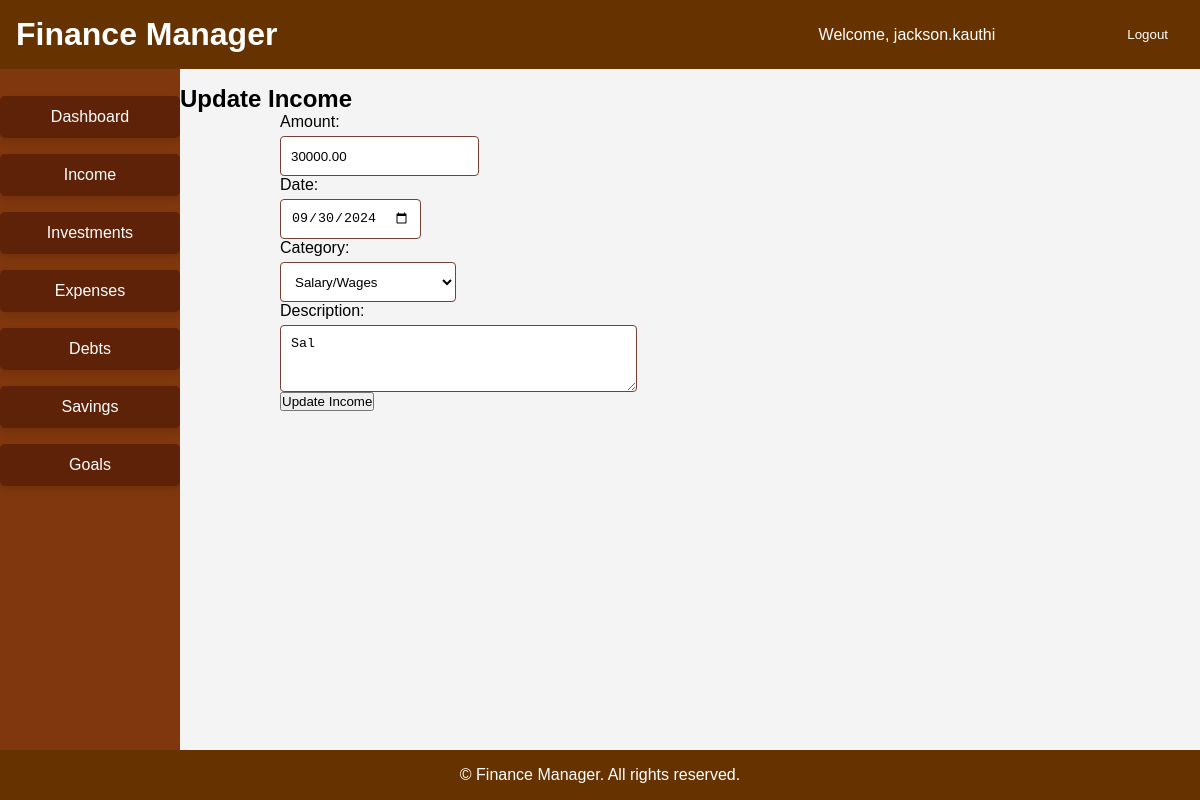
Before: /income/update_income/7/ (signed in) with the older database file.
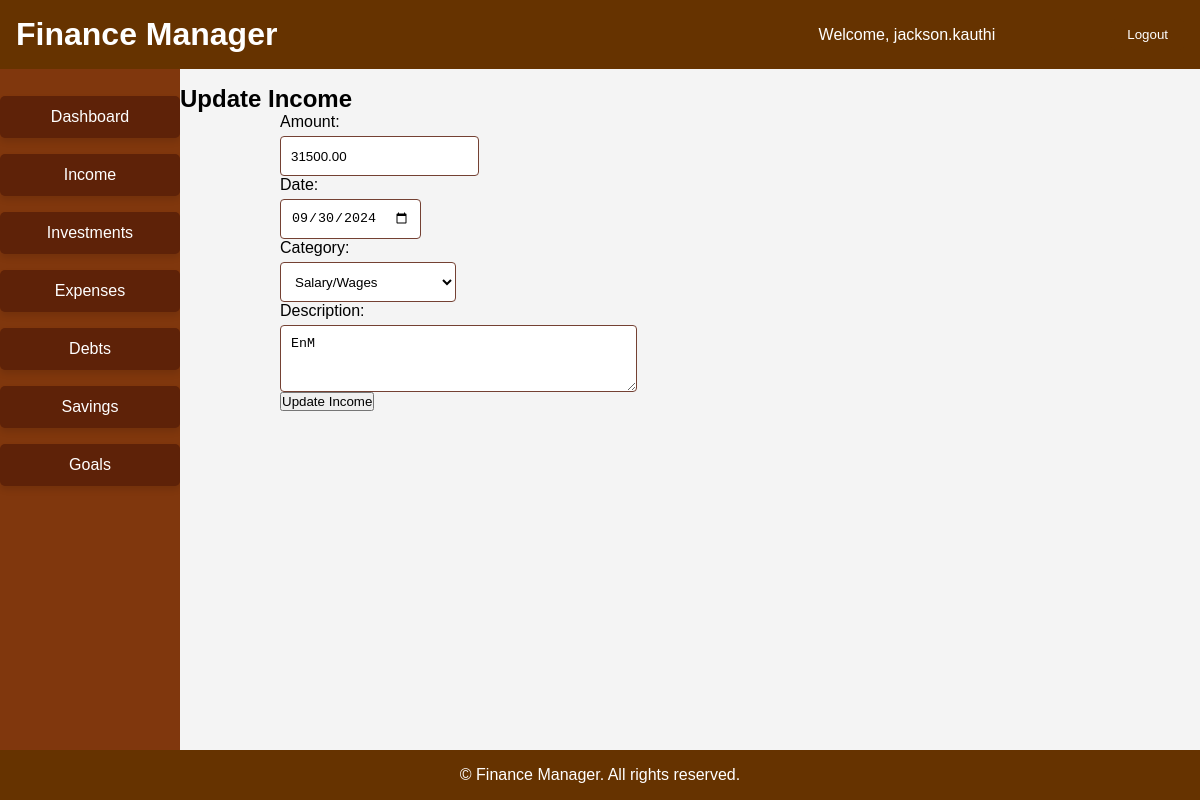
After: the same page with the newer database file.
### income/models.py (models this page shows, shortened)
class Income(models.Model):
    CATEGORY_CHOICES = [
        ('Salary', 'Salary/Wages'),
        ('Bonus', 'Bonuses'),
        ('Interest', 'Interest Income'),
        ('Dividend', 'Dividends'),
        ('Rental', 'Rental Income'),
        ('Freelance', 'Freelance/Gig Income'),
        ('Other', 'Other Income Sources'),
    ]
    user = models.ForeignKey(User, on_delete=models.CASCADE)
    amount = models.DecimalField(max_digits=10, decimal_places=2)
    date = models.DateField()
    category = models.CharField(max_length=50, choices=CATEGORY_CHOICES)
    description = models.TextField(blank=True, null=True)

### income/views.py (the view)
# urls.py: path('update_income/<int:pk>/', views.update_income, name='update_income'),
@login_required
def update_income(request, pk):
    income = get_object_or_404(Income, pk=pk, user=request.user)
    if request.method == 'POST':
        form = IncomeForm(request.POST, instance=income)
        if form.is_valid():
            form.save()
            return redirect('income_list')
    else:
        form = IncomeForm(instance=income)
    return render(request, 'income/update_income.html', {'form': form})

### income/form.py
class IncomeForm(forms.ModelForm):
    class Meta:
        model = Income
        fields = ['amount', 'date', 'category', 'description']
        labels = {
            'amount': 'Amount',
            'date': 'Date',
            'category': 'Category',
            'description': 'Description',
        }
        widgets = {
            'amount': forms.NumberInput(attrs={'class': 'form-control'}),
            'date': forms.DateInput(attrs={'class': 'form-control', 'type': 'date'}),
            'category': forms.Select(attrs={'class': 'form-control'}),
            'description': forms.Textarea(attrs={'class': 'form-control', 'rows': 3}),
        }

### templates/income/update_income.html (shortened to what this page needs)
{% extends 'base.html' %}
{% block content %}
<h2>Update Income</h2>
<form method="post">
    {{ form.as_p }}
    <button type="submit">Update Income</button>
</form>
{% endblock %}

Changed rows visible on the page:
changed Income "Salary/Wages": amount "30000.00" → "31500.00"; description "Sal" → "EnM"
